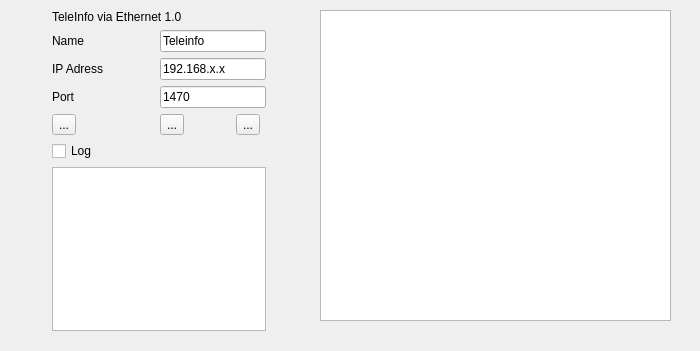
<?xml version="1.0" encoding="UTF-8"?>
<ui version="4.0">
 <class>TeleInfoUI</class>
 <widget class="QWidget" name="TeleInfoUI">
  <property name="geometry">
   <rect>
    <x>0</x>
    <y>0</y>
    <width>700</width>
    <height>351</height>
   </rect>
  </property>
  <property name="windowTitle">
   <string>Add Icons</string>
  </property>
  <widget class="QListWidget" name="deviceList">
   <property name="geometry">
    <rect>
     <x>320</x>
     <y>10</y>
     <width>351</width>
     <height>311</height>
    </rect>
   </property>
  </widget>
  <widget class="QWidget" name="gridLayoutWidget">
   <property name="geometry">
    <rect>
     <x>10</x>
     <y>10</y>
     <width>301</width>
     <height>321</height>
    </rect>
   </property>
   <layout class="QGridLayout" name="gridLayout">
    <item row="2" column="1" colspan="2">
     <widget class="QLineEdit" name="editIP">
      <property name="text">
       <string>192.168.x.x</string>
      </property>
     </widget>
    </item>
    <item row="4" column="1">
     <widget class="QToolButton" name="Stop">
      <property name="text">
       <string>...</string>
      </property>
      <property name="icon">
       <iconset resource="TeleInfo.qrc">
        <normaloff>:/images/pause.png</normaloff>:/images/pause.png</iconset>
      </property>
      <property name="iconSize">
       <size>
        <width>32</width>
        <height>32</height>
       </size>
      </property>
     </widget>
    </item>
    <item row="3" column="1" colspan="2">
     <widget class="QLineEdit" name="editPort">
      <property name="text">
       <string>1470</string>
      </property>
     </widget>
    </item>
    <item row="3" column="0">
     <widget class="QLabel" name="label_2">
      <property name="text">
       <string>Port</string>
      </property>
     </widget>
    </item>
    <item row="1" column="1" colspan="2">
     <widget class="QLineEdit" name="editIP_2">
      <property name="text">
       <string>Teleinfo</string>
      </property>
     </widget>
    </item>
    <item row="2" column="0">
     <widget class="QLabel" name="label">
      <property name="text">
       <string>IP Adress</string>
      </property>
     </widget>
    </item>
    <item row="4" column="0">
     <widget class="QToolButton" name="Start">
      <property name="text">
       <string>...</string>
      </property>
      <property name="icon">
       <iconset resource="TeleInfo.qrc">
        <normaloff>:/images/play.png</normaloff>:/images/play.png</iconset>
      </property>
      <property name="iconSize">
       <size>
        <width>32</width>
        <height>32</height>
       </size>
      </property>
     </widget>
    </item>
    <item row="4" column="2">
     <widget class="QToolButton" name="toolButtonTcpState">
      <property name="text">
       <string>...</string>
      </property>
      <property name="icon">
       <iconset>
        <normaloff>:/images/images/stop.png</normaloff>:/images/images/stop.png</iconset>
      </property>
      <property name="iconSize">
       <size>
        <width>32</width>
        <height>32</height>
       </size>
      </property>
     </widget>
    </item>
    <item row="1" column="0">
     <widget class="QLabel" name="label_3">
      <property name="text">
       <string>Name</string>
      </property>
     </widget>
    </item>
    <item row="0" column="0" colspan="3">
     <widget class="QLabel" name="labelInterfaceName">
      <property name="text">
       <string>TeleInfo via Ethernet 1.0</string>
      </property>
     </widget>
    </item>
    <item row="6" column="0" colspan="3">
     <widget class="QTextEdit" name="logTxt"/>
    </item>
    <item row="5" column="0" colspan="2">
     <widget class="QCheckBox" name="checkBoxLog">
      <property name="text">
       <string>Log</string>
      </property>
     </widget>
    </item>
   </layout>
  </widget>
 </widget>
 <resources>
  <include location="TeleInfo.qrc"/>
 </resources>
 <connections/>
</ui>
